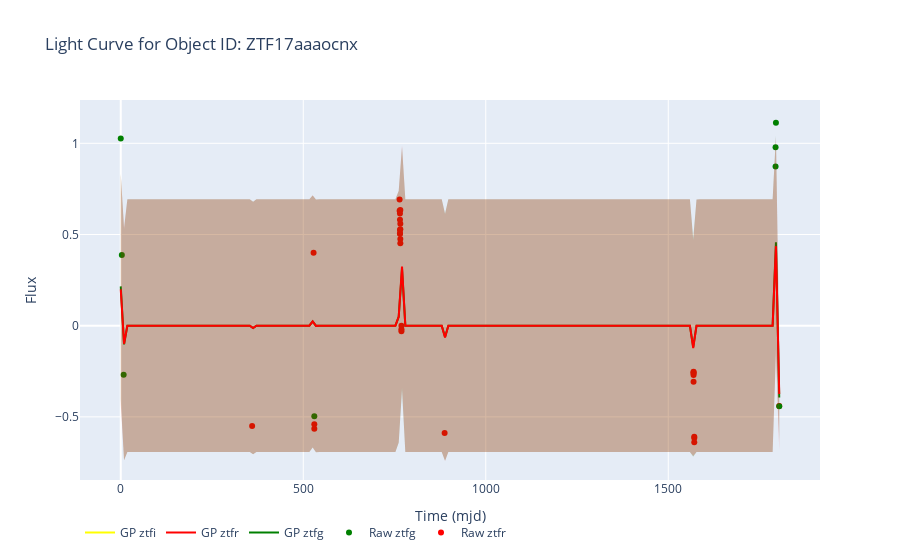

The cell this chart's notebook holds for it:
### Code cell
plot_gp(gp_ready, gp_final)

### Figure 1 — Plotly figure (JSON) as saved in the notebook; plotly's stock layout.template omitted (floating-point values rounded to 4 significant figures; data arrays with more than 128 entries replaced by an {"elided": "..."} marker saying what was removed)
{"data": [{"hovertemplate": "mjd: %{x}<br>flux: %{y}<br>filter: %{text}<br>obj_id: ZTF17aaaocnx", "marker": {"color": "rgba(255, 0, 0, 1.0)"}, "mode": "markers", "name": "Raw ztfr", "text": ["ztfr", "ztfr", "ztfr", "ztfr", "ztfr", "ztfr", "ztfr", "ztfr", "ztfr", "ztfr", "ztfr", "ztfr", "ztfr", "ztfr", "ztfr", "ztfr", "ztfr", "ztfr", "ztfr", "ztfr", "ztfr", "ztfr", "ztfr", "ztfr", "ztfr", "ztfr", "ztfr", "ztfr", "ztfr"], "type": "scatter", "x": [1569.0, 1569.0, 1569.0, 1569.0, 1569.0, 1571.0, 1571.0, 1571.0, 887.3, 764.0, 764.0, 765.0, 765.0, 765.0, 765.0, 765.0, 766.0, 766.0, 766.0, 766.0, 766.0, 769.0, 769.0, 769.0, 360.0, 528.3, 530.3, 530.3, 1804.0], "y": [-0.3077, -0.2705, -0.2533, -0.255, -0.2629, -0.6398, -0.609, -0.6165, -0.5888, 0.6914, 0.6305, 0.6153, 0.5808, 0.5051, 0.5253, 0.5048, 0.4517, 0.4752, 0.5593, 0.5291, 0.6343, -0.0193, -0.03056, 0, -0.5503, 0.3998, -0.541, -0.5656, -0.4407]}, {"hovertemplate": "mjd: %{x}<br>flux: %{y}<br>filter: %{text}<br>obj_id: ZTF17aaaocnx", "marker": {"color": "rgba(0, 128, 0, 1.0)"}, "mode": "markers", "name": "Raw ztfg", "text": ["ztfg", "ztfg", "ztfg", "ztfg", "ztfg", "ztfg", "ztfg", "ztfg"], "type": "scatter", "x": [0, 2.98, 7.944, 530.3, 1794.0, 1794.0, 1795.0, 1804.0], "y": [1.026, 0.3879, -0.269, -0.497, 0.9787, 0.8725, 1.113, -0.4415]}, {"line": {"color": "rgba(0, 128, 0, 1.0)"}, "mode": "lines", "name": "GP ztfg", "type": "scatter", "x": {"elided": "200 float values"}, "y": {"elided": "200 float values"}}, {"line": {"color": "rgba(0, 128, 0, 0)"}, "mode": "lines", "name": "Upper Bound ztfg", "showlegend": false, "type": "scatter", "x": {"elided": "200 float values"}, "y": {"elided": "200 float values"}}, {"fill": "tonexty", "fillcolor": "rgba(0, 128, 0, 0.2)", "line": {"color": "rgba(0, 128, 0, 0)"}, "mode": "lines", "name": "Lower Bound ztfg", "showlegend": false, "type": "scatter", "x": {"elided": "200 float values"}, "y": {"elided": "200 float values"}}, {"line": {"color": "rgba(255, 0, 0, 1.0)"}, "mode": "lines", "name": "GP ztfr", "type": "scatter", "x": {"elided": "200 float values"}, "y": {"elided": "200 float values"}}, {"line": {"color": "rgba(255, 0, 0, 0)"}, "mode": "lines", "name": "Upper Bound ztfr", "showlegend": false, "type": "scatter", "x": {"elided": "200 float values"}, "y": {"elided": "200 float values"}}, {"fill": "tonexty", "fillcolor": "rgba(255, 0, 0, 0.2)", "line": {"color": "rgba(255, 0, 0, 0)"}, "mode": "lines", "name": "Lower Bound ztfr", "showlegend": false, "type": "scatter", "x": {"elided": "200 float values"}, "y": {"elided": "200 float values"}}, {"line": {"color": "rgba(255, 255, 0, 1.0)"}, "mode": "lines", "name": "GP ztfi", "type": "scatter", "x": {"elided": "200 float values"}, "y": {"elided": "200 null values"}}, {"line": {"color": "rgba(255, 255, 0, 0)"}, "mode": "lines", "name": "Upper Bound ztfi", "showlegend": false, "type": "scatter", "x": {"elided": "200 float values"}, "y": {"elided": "200 null values"}}, {"fill": "tonexty", "fillcolor": "rgba(255, 255, 0, 0.2)", "line": {"color": "rgba(255, 255, 0, 0)"}, "mode": "lines", "name": "Lower Bound ztfi", "showlegend": false, "type": "scatter", "x": {"elided": "200 float values"}, "y": {"elided": "200 null values"}}], "layout": {"legend": {"orientation": "h"}, "title": {"text": "Light Curve for Object ID: ZTF17aaaocnx"}, "xaxis": {"title": {"text": "Time (mjd)"}}, "yaxis": {"title": {"text": "Flux"}}}}
